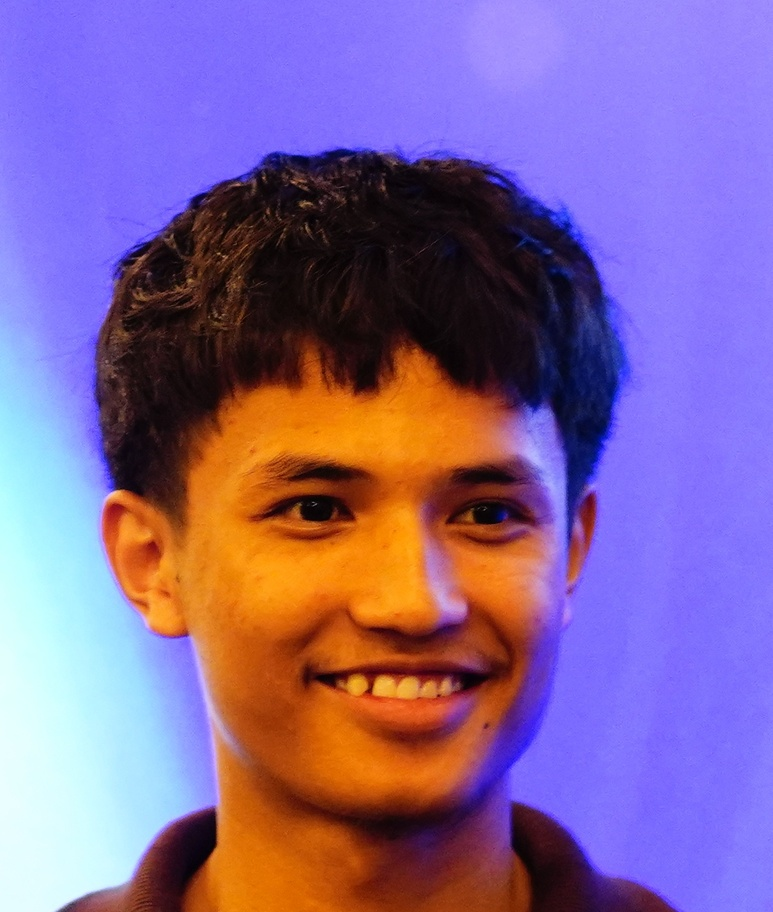
#> input picture assets/headshot_source.jpg, 773 x 912 px, shrunk from 1210 x 1427 before the run
$ python -i generate_portrait.py   (imports and definitions only)
#> lines starting #> are read from the running program, lines starting #| are printed output that depends on the picture
#!/usr/bin/env python3
"""
generate_portrait.py

Turns a headshot photo into a self-typing ASCII portrait SVG for a GitHub
profile README. Pipeline: rembg cutout -> bilateral filter -> CLAHE ->
darkening curve -> downsample to a character grid -> SVG with a SMIL
typing-wipe animation and an inlined monospace font subset.

Usage:
    python3 scripts/generate_portrait.py assets/headshot_source.jpg assets/portrait.svg

Requires: pillow, numpy, opencv-python-headless, rembg, onnxruntime
The first run downloads rembg's background-removal model (~176 MB), cached
afterwards under ~/.u2net.
"""
import sys
import base64
import numpy as np
from PIL import Image
import cv2

# ---- tunables -------------------------------------------------------------
COLS = 90                    # character columns
CHAR_W = 7.74                # px, = 0.6em advance at FONT_SIZE (matches the
                              # embedded font's 600/1000 unit advance width)
FONT_SIZE = 12.9              # px
ROW_H = CHAR_W / 0.48         # px, keeps the ascii grid's aspect ratio locked
                              # to the source photo (rows = cols*(h/w)*0.48)
RAMP = " .`:-=+*cs#%@"        # 13 levels, light -> dark; leading space is
                              # intentional: brightest pixels vanish
BG_ALPHA_THRESHOLD = 30       # rembg alpha below this = definitely background
STAGGER = 0.09                # s, delay between each row starting to type
ROW_DUR = 0.42                # s, how long each row takes to wipe in
FONT_PATH = "assets/fonts/ramp.woff2"
# single flat color -- no per-character color. Adapts to the viewer's
# light/dark GitHub theme via a prefers-color-scheme media query.
FILL_COLOR_LIGHT = "#1f2328"
FILL_COLOR_DARK = "#c9d1d9"


def _grabcut_alpha(img_rgb: Image.Image) -> np.ndarray:
    """Fallback cutout with no model download: OpenCV GrabCut seeded with a
    centered rectangle around the face/shoulders. Works well for the
    side-lit, plain-background portraits this pipeline expects; rembg (below)
    gives cleaner edges when its model is reachable."""
    arr = np.array(img_rgb)
    h, w = arr.shape[:2]
    mask = np.zeros((h, w), np.uint8)
    bgd_model = np.zeros((1, 65), np.float64)
    fgd_model = np.zeros((1, 65), np.float64)
    margin_x, margin_top, margin_bottom = int(w * 0.06), int(h * 0.03), int(h * 0.12)
    rect = (margin_x, margin_top, w - 2 * margin_x, h - margin_top - margin_bottom)
    cv2.grabCut(cv2.cvtColor(arr, cv2.COLOR_RGB2BGR), mask, rect, bgd_model,
                fgd_model, iterCount=8, mode=cv2.GC_INIT_WITH_RECT)
    fg = np.where((mask == cv2.GC_FGD) | (mask == cv2.GC_PR_FGD), 255, 0).astype(np.uint8)
    fg = cv2.morphologyEx(fg, cv2.MORPH_CLOSE, np.ones((5, 5), np.uint8))
    fg = cv2.GaussianBlur(fg, (5, 5), 0)
    return fg


# [180 lines left out: functions remove_background, process_gray, to_char_grid, xml_escape, build_svg, main, not called in this run]


# [2 lines not run here, left out]

>>> import cv2
>>> picture = cv2.cvtColor(cv2.imread('../assets/headshot_source.jpg'), cv2.COLOR_BGR2RGB)
>>> result = _grabcut_alpha(picture)
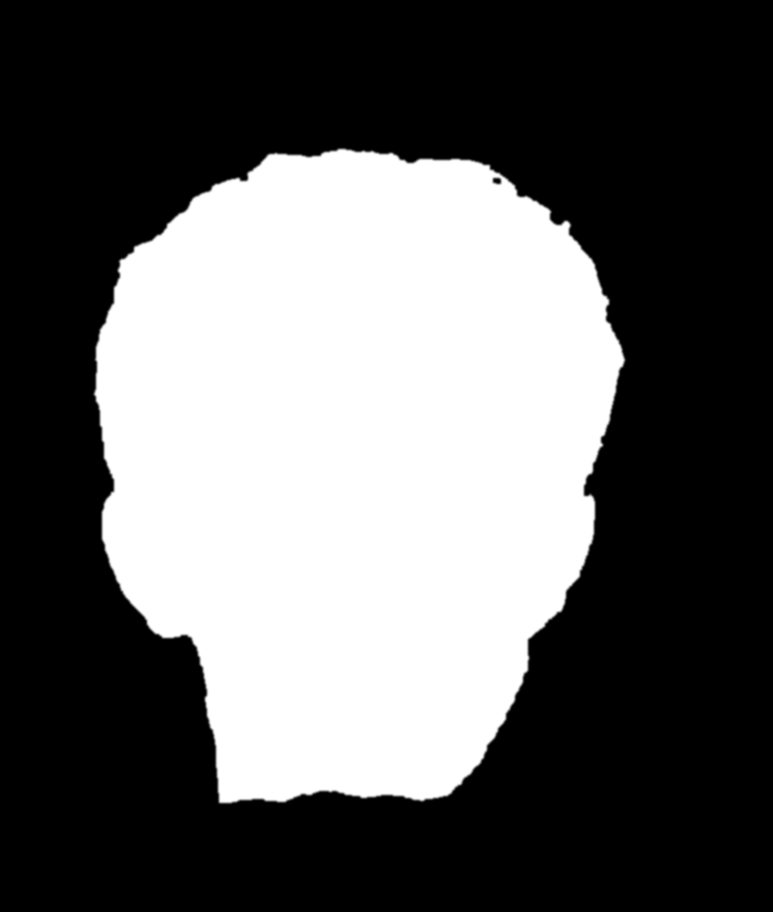
#> result: shape (912, 773); min 0, max 255, mean 96.2
